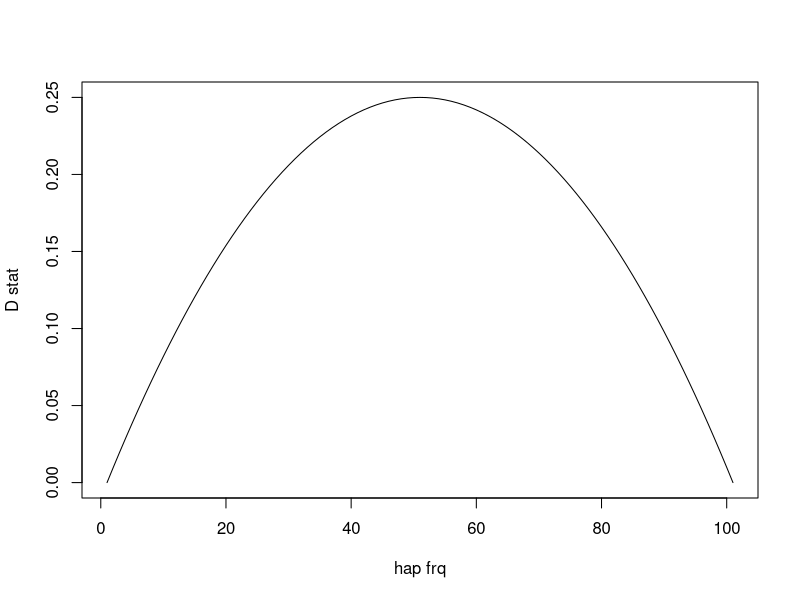
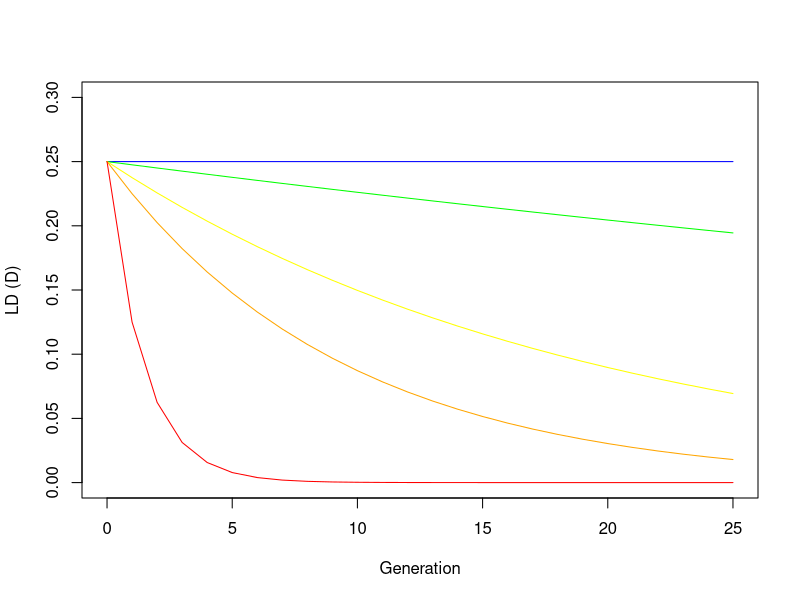

Source code (R) for these figures, in order:
## ---- chunk 1
options(htmltools.dir.version = FALSE)
## ---- chunk 2
fab <- seq(0, 1, by=0.01)
pa <- seq(0, 1, by=0.01)
pb <- seq(0, 1, by=0.01)
plot(fab - pa * pb, type ="l", ylab="D stat", xlab="hap frq")
## ---- chunk 3
t = seq(0,25, by=1)
D <- function(t, c){return(0.25*(1-c)^t)} 
plot(t, D(t, c=0), type="l", col="blue", ylim=c(0, 0.3), xlab="Generation", ylab="LD (D)")
lines(t, D(t, c=0.01), type="l", col="green")
lines(t, D(t, c=0.05), type="l", col="yellow")
lines(t, D(t, c=0.1), type="l", col="orange")
lines(t, D(t, c=0.5), type="l", col="red")
